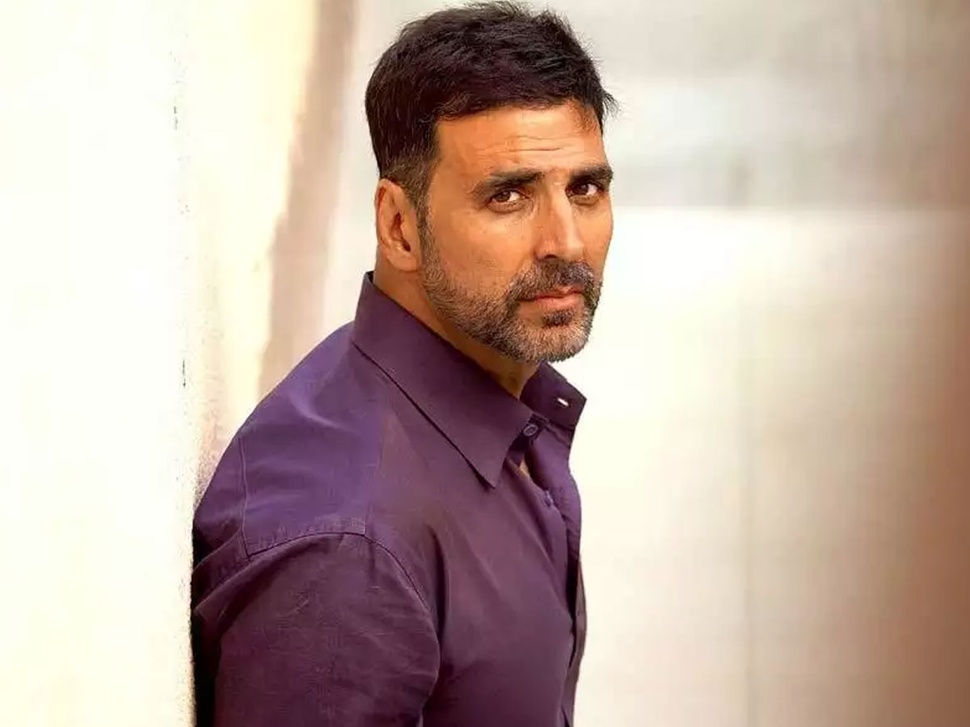
#> input picture sample.jpg, 970 x 727 px, shrunk from 1200 x 900 before the run
$ jupyter execute cartoonifyImage.ipynb
#> lines starting #> are read from the running program, lines starting #| are printed output that depends on the picture; after the words box and inside, x2 and y2 are one past the last pixel; in counts of white or black regions, pixels touching at a corner belong together
[cell 1]
import cv2
import numpy as np
import matplotlib.pyplot as plt

# Load Image

[cell 2]
def read_file(filename):
#> called with filename = 'sample.jpg'
    img = cv2.imread(filename)
#> img is the input picture: shape (727, 970, 3); mean B, G, R 162, 171.8, 192.6
    img = cv2.cvtColor(img, cv2.COLOR_BGR2RGB)
    plt.imshow(img)
    plt.show()
    return img

def edge_mask(img, line_size, blur_value):
    gray = cv2.cvtColor(img, cv2.COLOR_RGB2GRAY)
    gray_blur = cv2.medianBlur(gray, blur_value)
    edges = cv2.adaptiveThreshold(gray_blur, 255, cv2.ADAPTIVE_THRESH_MEAN_C, cv2.THRESH_BINARY, line_size , blur_value)
    return edges

[cell 3]
img = read_file("sample.jpg")
img.shape
#> Out = (727, 970, 3)

[cell 4]
edges = edge_mask(img,13,7)
#> in edge_mask, `gray = cv2.cvtColor(img, cv2.COLOR_RGB2GRAY)`:
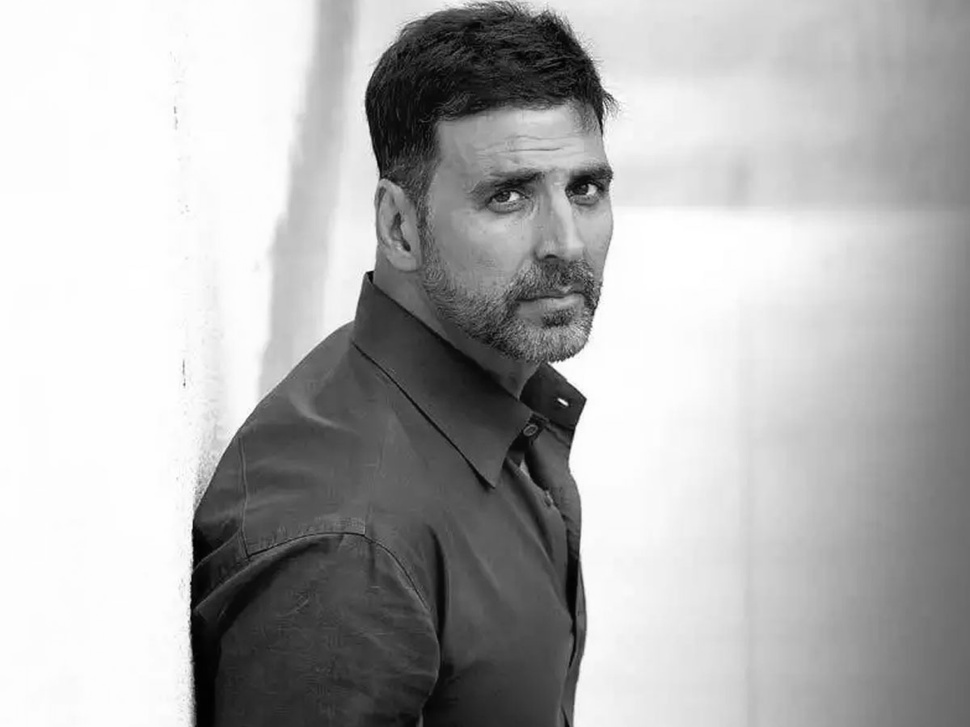
#> gray: shape (727, 970); min 0, max 255, mean 177
#> in edge_mask, `edges = cv2.adaptiveThreshold(gray_blur, 255, cv2.ADAPTIVE_THRESH_MEAN..`:
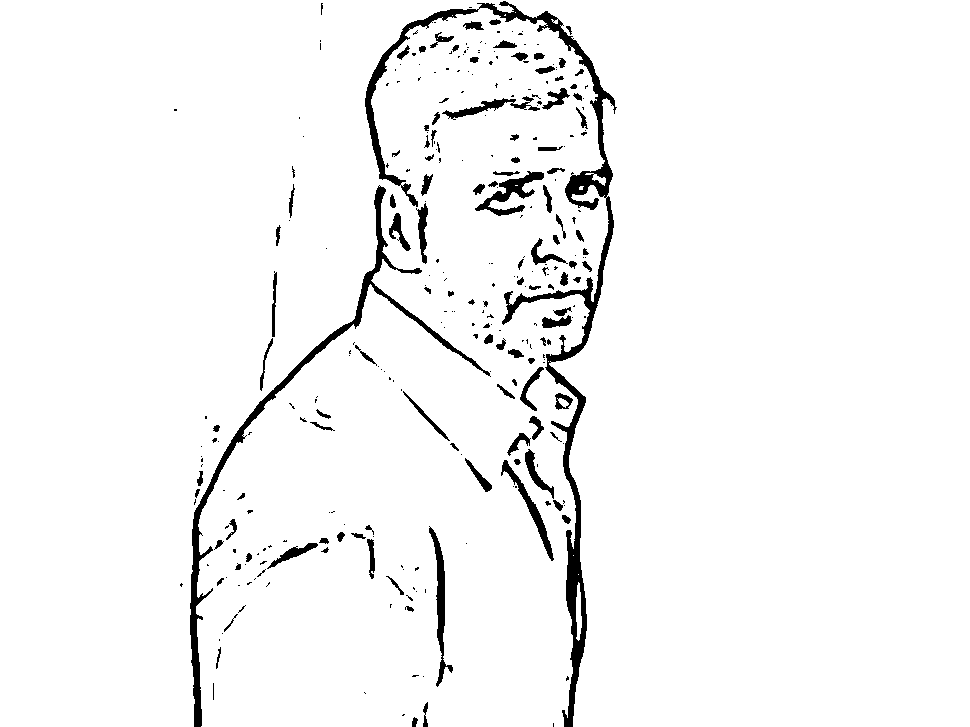
#> edges: shape (727, 970); 96.1% white; 308 black regions (197 under 20 px), largest, box (x1, y1, x2, y2) and area: (365, 1, 617, 727) 9966, (190, 185, 491, 727) 4857, (429, 526, 453, 687) 998
plt.imshow(edges,cmap="binary")
plt.show()

[cell 5]
def color_quantization(img, k):
    data = np.float32(img).reshape((-1,3))
    criteria = (cv2.TERM_CRITERIA_EPS + cv2.TERM_CRITERIA_MAX_ITER, 20, 0.001)
    ret, label , center = cv2.kmeans(data, k, None, criteria, 10, cv2.KMEANS_RANDOM_CENTERS)
    center = np.uint8(center)
    result = center[label.flatten()]
    result = result.reshape(img.shape)
    return result

[cell 6]
img_quantized = color_quantization(img, k=5)
#> in color_quantization, `ret, label , center = cv2.kmeans(data, k, None, criteria, 10, cv2.KMEA..`: ret = 524796649.4; center = [[216.9, 196.9, 175.7], [109, 67.32, 83.78], [60.94, 25.91, 33.82], [251.1, 248.9, 234.7], [180.1, 133.4, 104.2]]
#> in color_quantization, `center = np.uint8(center)`: center = [[216, 196, 175], [109, 67, 83], [60, 25, 33], [251, 248, 234], [180, 133, 104]]
#> in color_quantization, `result = result.reshape(img.shape)`:
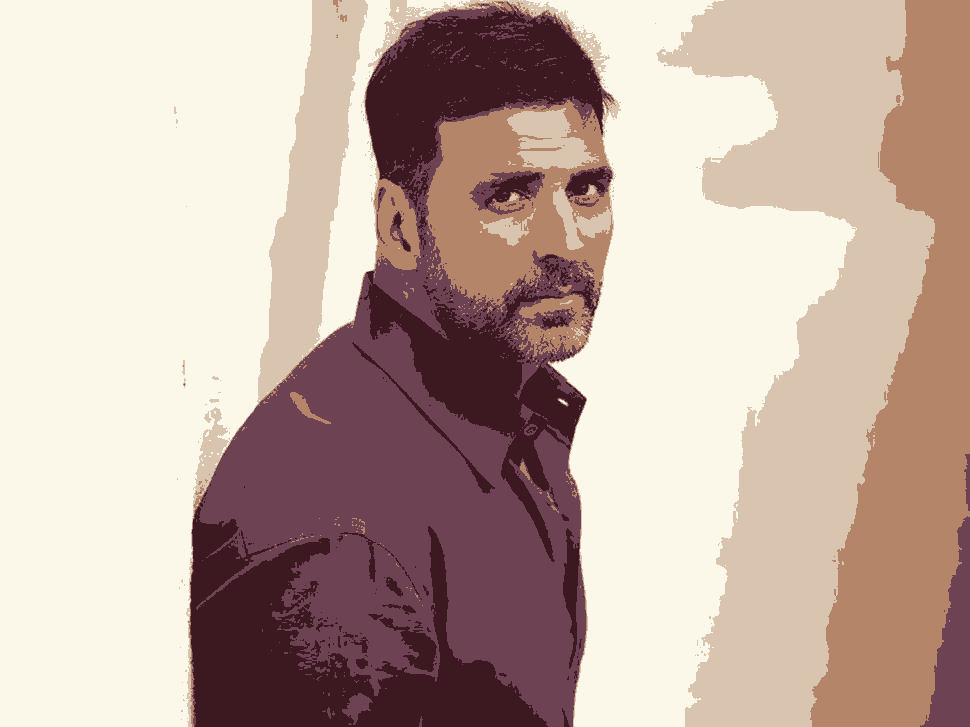
#> result: shape (727, 970, 3); mean R, G, B 192.5, 171.3, 161.2
plt.imshow(img_quantized)
plt.show()

# combine edge mask with quantized image

[cell 7]
#reducing noise
blurred = cv2.bilateralFilter(img_quantized, d=10, sigmaColor=200, sigmaSpace=200)
plt.imshow(blurred)
plt.show()

[cell 8]
def cartoon():
    c = cv2.bitwise_and(blurred,blurred,mask=edges)
    plt.imshow(c)
    plt.show()

[cell 9]
cartoon()
#> in cartoon, `c = cv2.bitwise_and(blurred,blurred,mask=edges)`:
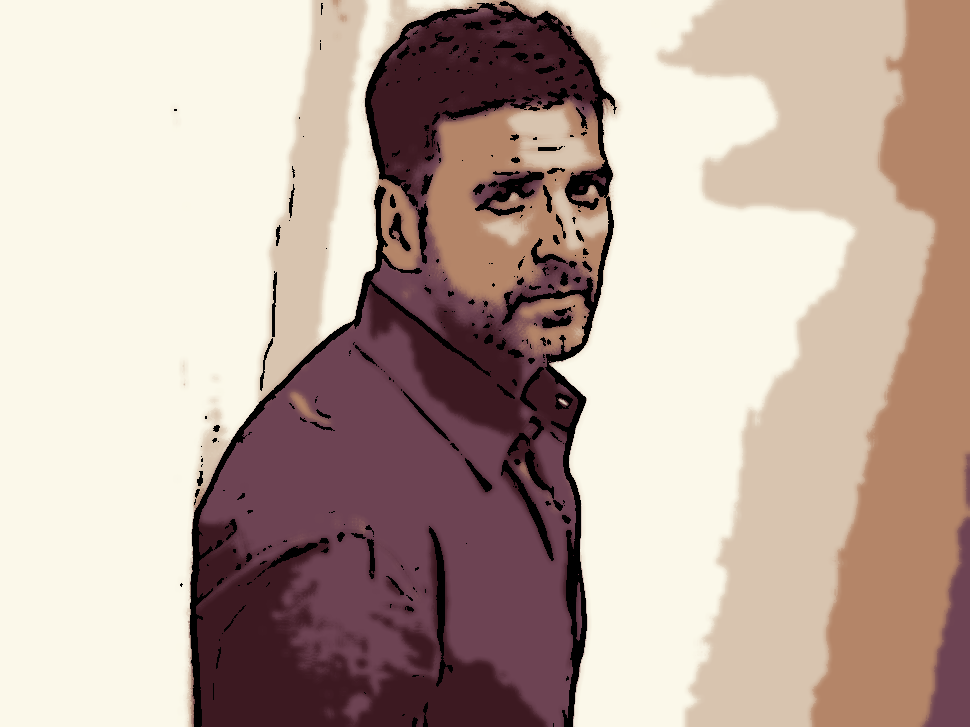
#> c: shape (727, 970, 3); mean R, G, B 188.7, 168.9, 158.6
